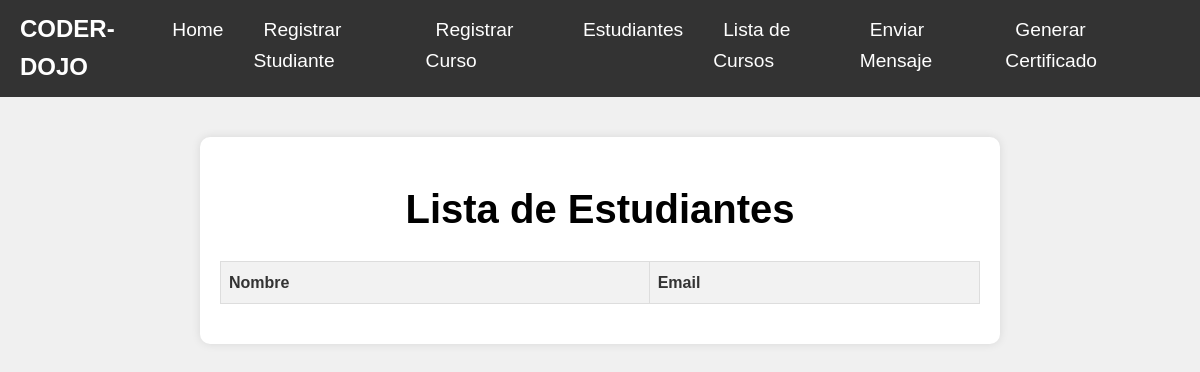
Before: /list_students/ with the older database file.
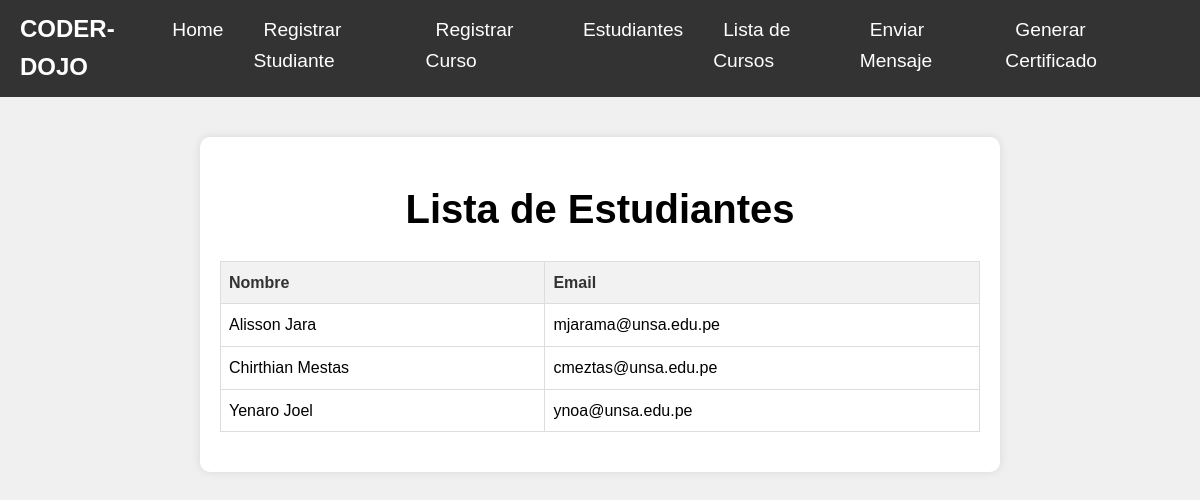
After: the same page with the newer database file.
### systemM/models.py (models this page shows, shortened)
class Student(models.Model):
  name = models.CharField(max_length=100)
  email = models.EmailField(unique=True)

### systemM/views.py (the view)
# urls.py: path('list_students/', views.list_students, name='list_students'),
def list_students(request):
    students = Student.objects.all()
    context = {'students': students}
    return render(request, 'list_students.html', context)

### systemM/templates/list_students.html
{% extends 'nav.html' %}
{% block content %}
<main>
  <h1>Lista de Estudiantes</h1>
  <table>
    <tr>
      <th>Nombre</th>
      <th>Email</th>
    </tr>
    {% for student in students %}
    <tr>
      <td>{{ student.name }}</td>
      <td>{{ student.email }}</td>
    </tr>
    {% endfor %}
  </table>
</main>
{% endblock %}

Changed rows visible on the page:
added Student: name "Alisson Jara", email "mjarama@unsa.edu.pe"
added Student: name "Chirthian Mestas", email "cmeztas@unsa.edu.pe"
added Student: name "Yenaro Joel", email "ynoa@unsa.edu.pe"
